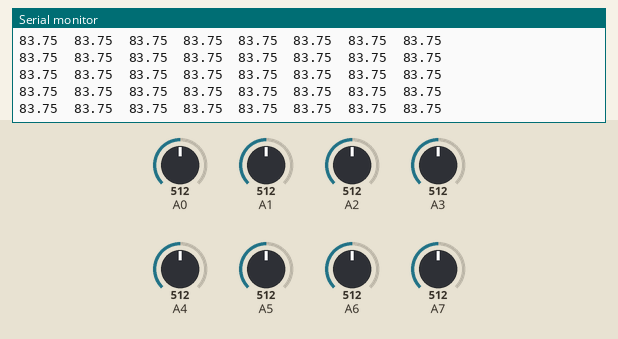
Recording of a sketch running on a simulated Arduino Due. Parts: the last lines printed to the serial monitor. The inputs (shaded band) are chosen by the test bench; at power-on: A0 = 512, A1 = 512, A2 = 512, A3 = 512, A4 = 512, A5 = 512, A6 = 512, A7 = 512 (analog values on the 0–1023 scale).

Above: at 1.2 s.
1.3 s: A0 set to 716
At 1.43 s:
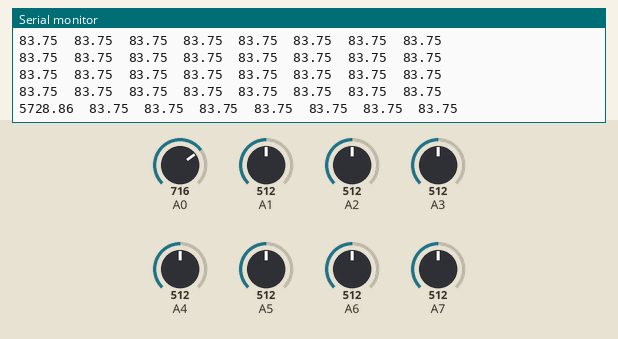
2.8 s: A1 set to 716
At 2.88 s:
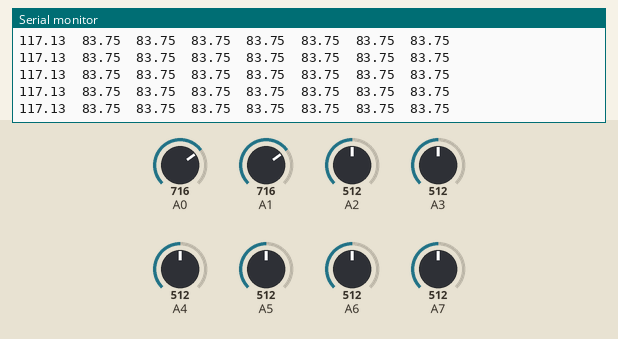
4.3 s: A2 set to 716
At 4.33 s:
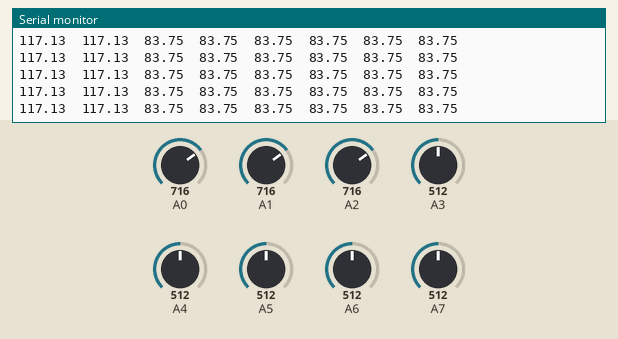
5.8 s: A3 set to 716
At 5.87 s:
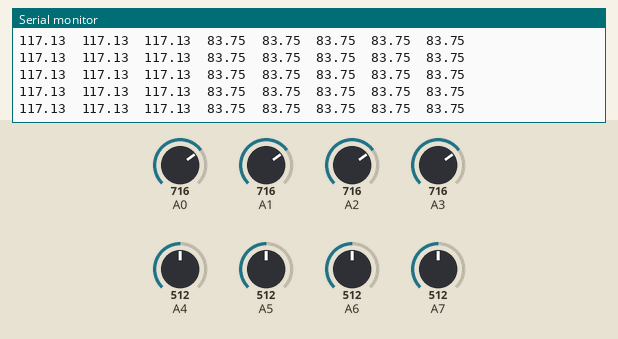
7.3 s: A4 set to 716
At 7.32 s:
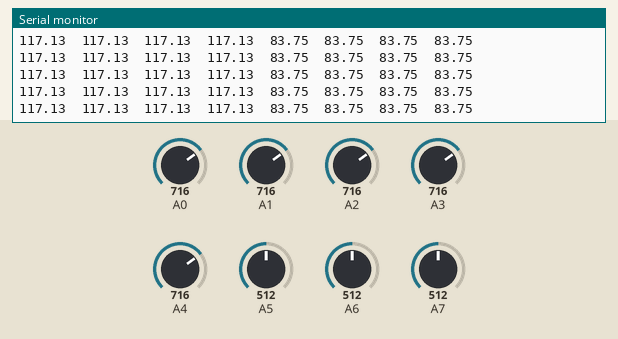
8.8 s: A5 set to 716
At 8.85 s:
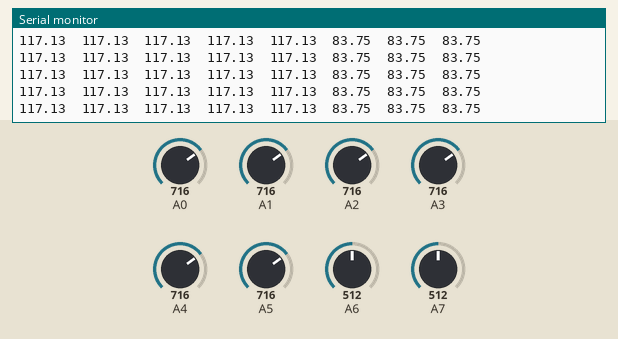
Timing chart, 0 to 11.3 s (numbered marks = the images above; inputs shaded):
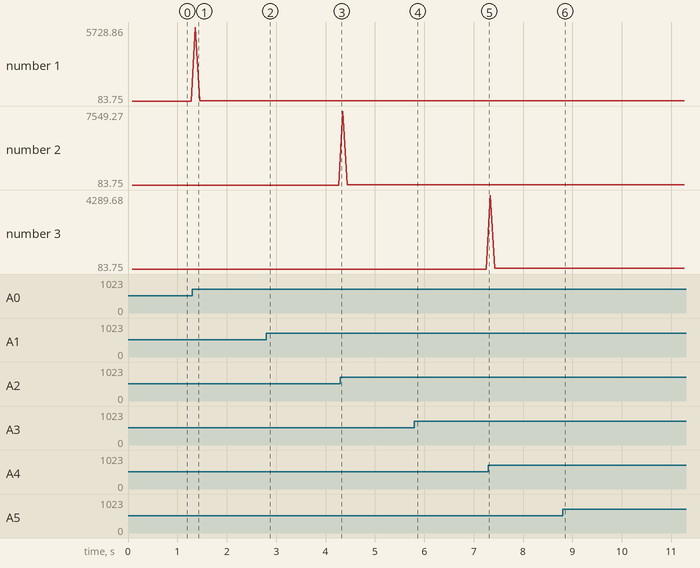

The sketch:

TestFFT4.ino
```cpp
/* I used this for the steering wheel video */
#include "arduinoFFT.h"

#define SAMPLES 64             //Must be a power of 2
#define SAMPLING_FREQUENCY 1000 //Hz, must be less than 10000 due to ADC

arduinoFFT FFT = arduinoFFT();

unsigned int sampling_period_us;
unsigned long microseconds;

double vReal[SAMPLES];
double vImag[SAMPLES];
double vReal2[SAMPLES];
double vImag2[SAMPLES];
double vReal3[SAMPLES];
double vImag3[SAMPLES];
double vReal4[SAMPLES];
double vImag4[SAMPLES];
double vReal5[SAMPLES];
double vImag5[SAMPLES];
double vReal6[SAMPLES];
double vImag6[SAMPLES];
double vReal7[SAMPLES];
double vImag7[SAMPLES];
double vReal8[SAMPLES];
double vImag8[SAMPLES];

void setup() {
    Serial.begin(115200);
    analogReadResolution(12);

    //Serial.println("1");
    sampling_period_us = round(1000000*(1.0/SAMPLING_FREQUENCY));
}

void loop() {

    /*SAMPLING*/
    for(int i=0; i<SAMPLES; i++)
    {
        //Serial.println("1");
        microseconds = micros();    //Overflows after around 70 minutes!

        //Serial.println("2");
        vReal[i] = analogRead(A0);
        vImag[i] = 0;
        vReal2[i] = analogRead(A1);
        vImag2[i] = 0;
        vReal3[i] = analogRead(A2);
        vImag3[i] = 0;
        vReal4[i] = analogRead(A3);
        vImag4[i] = 0;
        vReal5[i] = analogRead(A4);
        vImag5[i] = 0;
        vReal6[i] = analogRead(A5);
        vImag6[i] = 0;
        vReal7[i] = analogRead(A6);
        vImag7[i] = 0;
        vReal8[i] = analogRead(A7);
        vImag8[i] = 0;

        /*for (int j = 1; j < SAMPLES; j++) {
          vReal2[i] -=vReal[i];
          vReal3[i] -=vReal[i];
          vReal4[i] -=vReal[i];
          vReal5[i] -=vReal[i];
          vReal6[i] -=vReal[i];
          vReal7[i] -=vReal[i];
          vReal8[i] -=vReal[i];
        }*/

        //Serial.println("3");
        while(micros() < (microseconds + sampling_period_us)){
        }
    }

    /*FFT*/
    FFT.Windowing(vReal, SAMPLES, FFT_WIN_TYP_HAMMING, FFT_FORWARD);
    FFT.Compute(vReal, vImag, SAMPLES, FFT_FORWARD);
    FFT.ComplexToMagnitude(vReal, vImag, SAMPLES);

    FFT.Windowing(vReal2, SAMPLES, FFT_WIN_TYP_HAMMING, FFT_FORWARD);
    FFT.Compute(vReal2, vImag2, SAMPLES, FFT_FORWARD);
    FFT.ComplexToMagnitude(vReal2, vImag2, SAMPLES);

    FFT.Windowing(vReal3, SAMPLES, FFT_WIN_TYP_HAMMING, FFT_FORWARD);
    FFT.Compute(vReal3, vImag3, SAMPLES, FFT_FORWARD);
    FFT.ComplexToMagnitude(vReal3, vImag3, SAMPLES);

    FFT.Windowing(vReal4, SAMPLES, FFT_WIN_TYP_HAMMING, FFT_FORWARD);
    FFT.Compute(vReal4, vImag4, SAMPLES, FFT_FORWARD);
    FFT.ComplexToMagnitude(vReal4, vImag4, SAMPLES);

    FFT.Windowing(vReal5, SAMPLES, FFT_WIN_TYP_HAMMING, FFT_FORWARD);
    FFT.Compute(vReal5, vImag5, SAMPLES, FFT_FORWARD);
    FFT.ComplexToMagnitude(vReal5, vImag5, SAMPLES);

    FFT.Windowing(vReal6, SAMPLES, FFT_WIN_TYP_HAMMING, FFT_FORWARD);
    FFT.Compute(vReal6, vImag6, SAMPLES, FFT_FORWARD);
    FFT.ComplexToMagnitude(vReal6, vImag6, SAMPLES);

    FFT.Windowing(vReal7, SAMPLES, FFT_WIN_TYP_HAMMING, FFT_FORWARD);
    FFT.Compute(vReal7, vImag7, SAMPLES, FFT_FORWARD);
    FFT.ComplexToMagnitude(vReal7, vImag7, SAMPLES);

    FFT.Windowing(vReal8, SAMPLES, FFT_WIN_TYP_HAMMING, FFT_FORWARD);
    FFT.Compute(vReal8, vImag8, SAMPLES, FFT_FORWARD);
    FFT.ComplexToMagnitude(vReal8, vImag8, SAMPLES);
    //double peak = FFT.MajorPeak(vReal, SAMPLES, SAMPLING_FREQUENCY);

    /*PRINT RESULTS*/
    //Serial.println(peak);     //Print out what frequency is the most dominant.

    float v1 = 0.0, v2 = 0.0, v3 = 0.0, v4 = 0.0;
    float v5 = 0.0, v6 = 0.0, v7 = 0.0, v8 = 0.0;
    for(int i=0; i<(SAMPLES/2); i++)
    {
        /*View all these three lines in serial terminal to see which frequencies has which amplitudes*/

        //Serial.print((i * 1.0 * SAMPLING_FREQUENCY) / SAMPLES, 1);
        //Serial.print(" ");
        if (i > 0.10 * SAMPLES && i < 0.25 * SAMPLES) {
          v1 += vReal[i];
          v2 += vReal2[i];
          v3 += vReal3[i];
          v4 += vReal4[i];
          v5 += vReal5[i];
          v6 += vReal6[i];
          v7 += vReal7[i];
          v8 += vReal8[i];
          //Serial.println(vReal[i], 1);    //View only this line in serial plotter to visualize the bins
        }
        else {
          //Serial.println(0.0);
        }
    }
    Serial.print(v1);
    Serial.print("\t");
    Serial.print(v2);
    Serial.print("\t");
    Serial.print(v3);
    Serial.print("\t");
    Serial.print(v4);
    Serial.print("\t");
    Serial.print(v5);
    Serial.print("\t");
    Serial.print(v6);
    Serial.print("\t");
    Serial.print(v7);
    Serial.print("\t");
    Serial.print(v8);
    Serial.println("");

    //delay(100);  //Repeat the process every second OR:
    //while(1);       //Run code once
}
```

Measured:
- after the input at 1.3 s, the serial monitor: prints a new line after 0.06 s (image 1)
- plotted number 1: 83.75 → 117.13 after the input at 1.3 s
